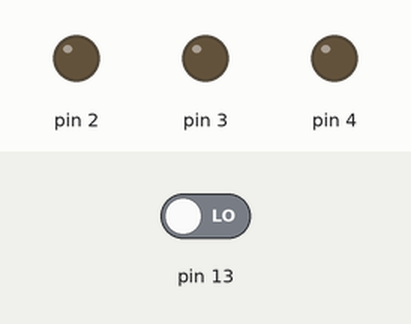
Bench run of a sketch on a simulated Arduino Uno, built with avr-gcc and run on an emulated ATmega328P. Parts: output pins drawn as LEDs (lit = HIGH). The test bench sets the inputs (shaded band); at power-on: pin 13 LOW.

Above: at 1.2 s.
1.3 s: pin 13 driven HIGH
At 2.5 s:
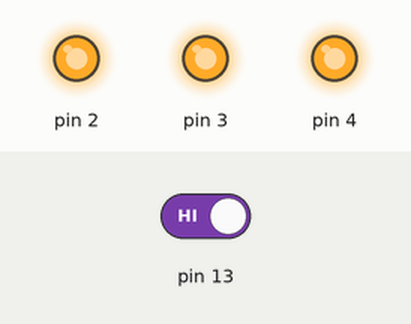
2.8 s: pin 13 driven LOW
At 3.7 s:
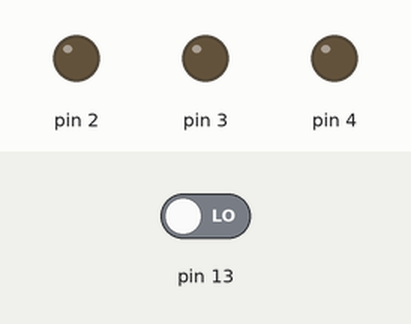
Timing chart, 0 to 5.8 s (numbered marks = the images above; inputs shaded):
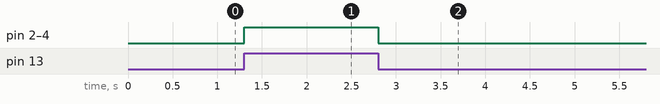

The sketch:

Ligar_desligar_led.ino
```cpp
void setup()
{
  pinMode(2, OUTPUT);
  pinMode(3, OUTPUT);
  pinMode(4, OUTPUT);
  pinMode(13,INPUT);
}

void loop()
{
  if(digitalRead(13)== HIGH){
  digitalWrite(2, HIGH);
  digitalWrite(3, HIGH);
  digitalWrite(4, HIGH);

  }else{

  digitalWrite(2, LOW);
  digitalWrite(3, LOW);
  digitalWrite(4, LOW);
  }

}
```

Measured:
- after the input at 1.3 s, pin 2–4: LOW → HIGH at once
- after the input at 2.8 s, pin 2–4: HIGH → LOW at once
